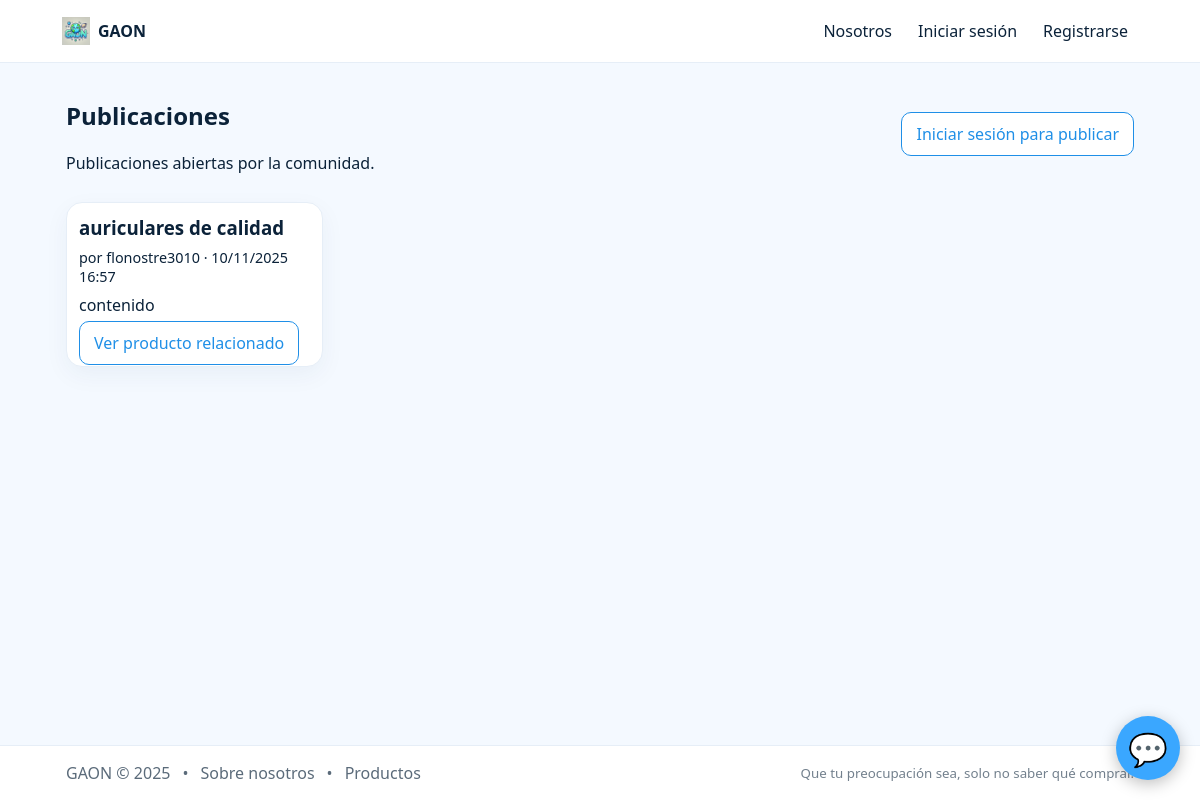
Page /foro/posts/ on the earlier database version.
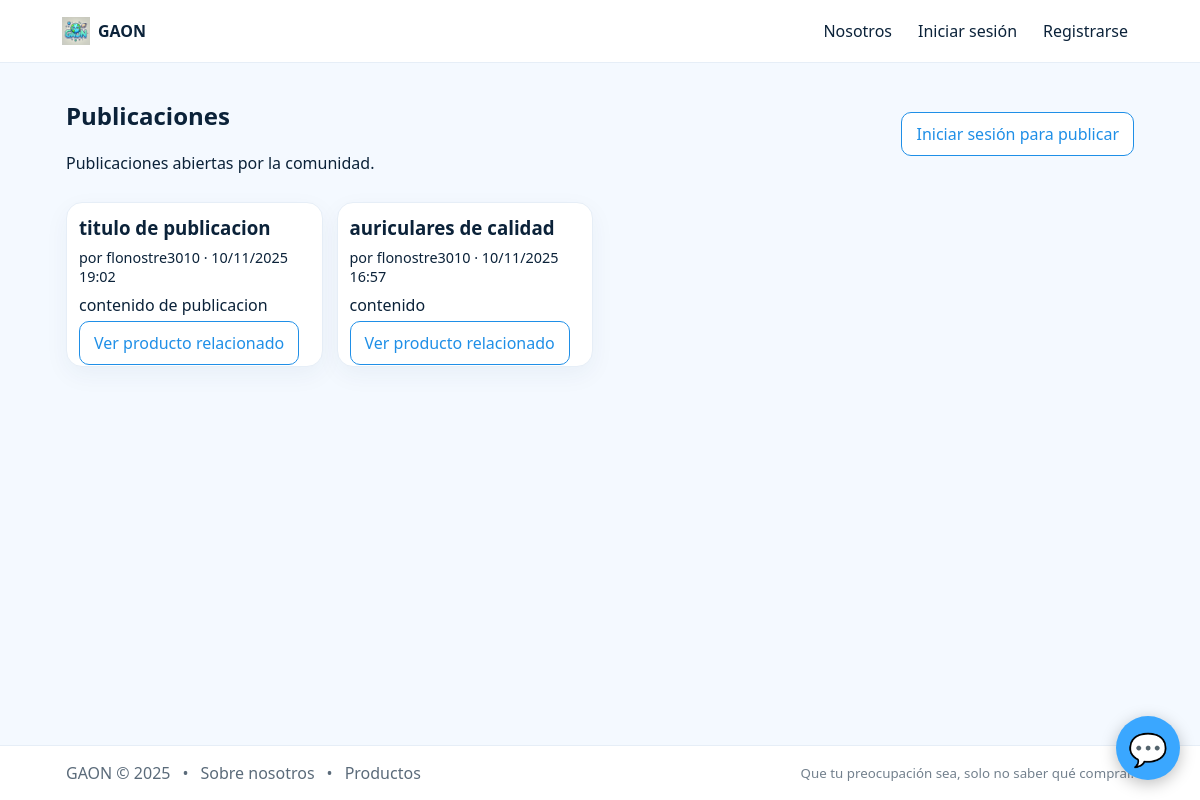
Same page on the later database version.
### foro/models.py (models this page shows, shortened)
class Post(models.Model):
    titulo = models.CharField(max_length=255)
    contenido = models.TextField()
    autor = models.ForeignKey(settings.AUTH_USER_MODEL, on_delete=models.CASCADE)
    producto = models.ForeignKey(Product, on_delete=models.SET_NULL, null=True, blank=True)
    creado_en = models.DateTimeField(auto_now_add=True)
    actualizado_en = models.DateTimeField(auto_now=True)

### users/models.py (models this page shows)
class CustomUser(AbstractUser):
    telefono = models.CharField(max_length=20, blank=True)
    rol = models.CharField(max_length=20, choices=[('cliente','Cliente'),('admin','Administrador')], default='cliente')
    def __str__(self):
        return self.username

### foro/web_views.py (the view)
# urls.py: path('posts/', posts_list, name='posts'),
def posts_list(request):
    qs = Post.objects.select_related('autor', 'producto').order_by('-creado_en')
    paginator = Paginator(qs, 12)
    page_obj = paginator.get_page(request.GET.get('page') or 1)
    return render(request, 'foro/posts_list.html', {'page_obj': page_obj})

### templates/foro/posts_list.html (shortened to what this page needs)
{% extends 'base.html' %}
{% block content %}
<section class="section">
  <div style="display:flex;justify-content:space-between;align-items:center;gap:12px;">
    <div>
      <h1>Publicaciones</h1>
      <p class="text-muted">Publicaciones abiertas por la comunidad.</p>
    </div>
    {% if request.user.is_authenticated %}
      <a class="btn" href="{% url 'foro:post-create' %}">Crear publicación</a>
    {% else %}
      <a class="btn outline" href="/login/">Iniciar sesión para publicar</a>
    {% endif %}
  </div>
  <div class="grid" style="margin-top:12px">
    {% for p in page_obj %}
      <div class="card pad">
        <h3 style="margin:0 0 8px"><a href="{% url 'foro:post-detail' p.id %}">{{ p.titulo }}</a></h3>
        <div class="text-muted" style="font-size:.9rem">por {{ p.autor }} · {{ p.creado_en|date:"SHORT_DATETIME_FORMAT" }}</div>
        <p style="margin-top:8px">{{ p.contenido|truncatechars:180 }}</p>
        {% if p.producto %}
          <a class="btn outline" href="/products/{{ p.producto.id }}/">Ver producto relacionado</a>
        {% endif %}
      </div>
    {% empty %}
      <div class="card pad">No hay publicaciones aún.</div>
    {% endfor %}
  </div>
</section>
{% endblock %}

Differences in the rows shown:
added Post: titulo "titulo de publicacion", autor "flonostre3010", creado_en "10/11/2025 19:02", contenido "contenido de publicacion"
